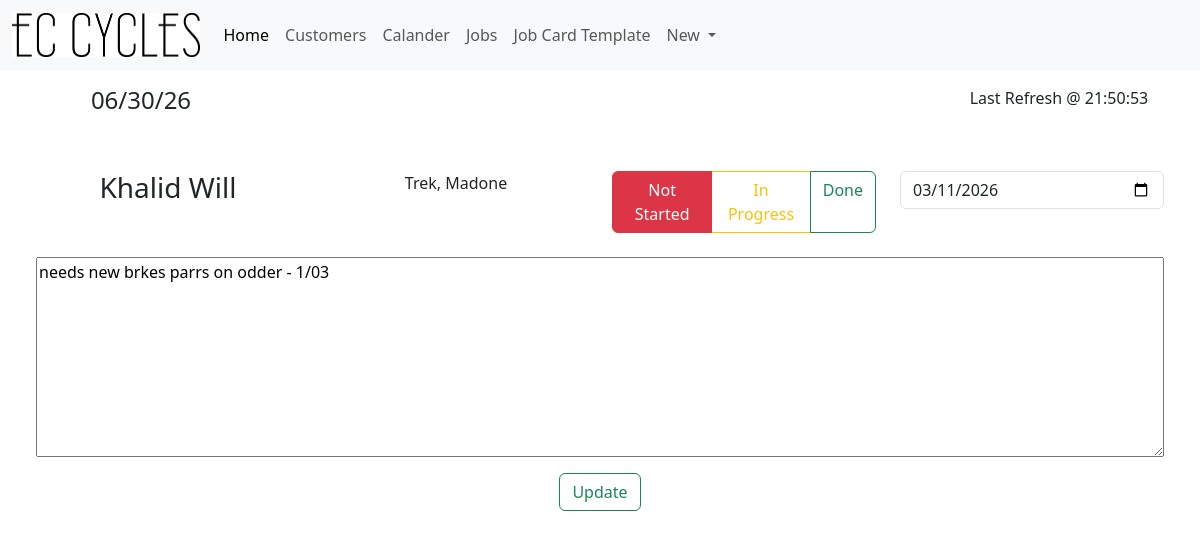
/ViewJobCard/10, run on the app's committed database.
### tables this page shows
CREATE TABLE "Jobs" (
	"JobID"	INTEGER NOT NULL UNIQUE,
	"Cust_ID"	INTEGER NOT NULL,
	"BikeBrand"	TEXT,
	"BikeModel"	TEXT,
	"JobDetails"	TEXT,
	"DueDate"	DATE , Status TEXT DEFAULT 'Not Started',
	PRIMARY KEY("JobID" AUTOINCREMENT)
);

CREATE TABLE "Customers" (
	"Cust_ID"	INTEGER NOT NULL UNIQUE,
	"CustFName"	TEXT NOT NULL,
	"CustLName"	TEXT,
	"CustAddress"	TEXT,
	"CustPNumber"	INTEGER,
	"CustEmail"	INTEGER,
	"CustDetails"	TEXT,
	PRIMARY KEY("Cust_ID" AUTOINCREMENT)
);

### app.py (the view, shortened to what this page needs)
@app.route('/ViewJobCard/<int:id>', methods=['GET', 'POST'] )
def ViewJobCard(id):
   time = time_gen()
   conn = get_db_conn()
   sql = "SELECT jobs.* ,Customers.CustFName,Customers.CustLName FROM Jobs INNER JOIN Customers ON Customers.Cust_ID = Jobs.Cust_ID WHERE JobID=?;"
   JobInfo = conn.execute(sql,(id,)).fetchall()
   return render_template('viewjobcard.html', jobInfo=JobInfo, time=time)

### app.py (called while the page is built)
def time_gen():
    time_dict = {"":""}
    day_info = datetime.datetime.now()
    date = day_info.strftime("%x")
    time = day_info.strftime("%X")
    time_dict["Date"] = date
    time_dict["Time"] = time
    return time_dict

def get_db_conn():
    conn = sqlite3.connect('JobCards.db')
    conn.row_factory = sqlite3.Row
    return conn

### Templates/viewjobcard.html (shortened to what this page needs)
{% extends 'base.html' %}
{% block content %}
<div class="p-5">
   <form method="post">
    <div class="row mb-4 text-center">
      {% for jobInfo in jobInfo %}
        <div class="col-3 themed-grid-col">
            <h3>{{ jobInfo.CustFName }} {{ jobInfo.CustLName }}</h3>
        </div>
        <div class="col-3 themed-grid-col">
            <p>{{ jobInfo.BikeBrand }}, {{ jobInfo.BikeModel }}</p>
        </div>
        <div class="col-3 themed-grid-col">
            <div class="btn-group" role="group">
                <label class="btn btn-outline-danger" for="statusNotStarted">Not Started</label>
                <label class="btn btn-outline-warning" for="statusInProgress">In Progress</label>
                <label class="btn btn-outline-success" for="statusDone">Done</label>
            </div>
        </div>
        <div class="col-3 themed-grid-col">
            <input class="form-control" type="date" value="{{ jobInfo.DueDate }}" name="DueDate" aria-label="Due Date"/>
        </div>
      {% endfor %}
    </div>
  <div class="card-body">
      {% for jobInfo in jobInfo %}
      <textarea name="JobDetails" style="height: 200px;" class="col-12">{{ jobInfo.JobDetails }}</textarea>
      {% endfor %}
  </div>
  <button class="btn btn-outline-success m-3" type="submit">Update</button>
</form>
</div>
{% endblock %}

### data on the page
Jobs: CustFName "Khalid", CustLName "Will", BikeBrand "Trek", BikeModel "Madone", DueDate "03/11/2026", JobDetails "needs new brkes parrs on odder - 1/03"

### other printed values
{{ time["Date"] }} "06/30/26"
{{ time["Time"] }} "21:50:53"
